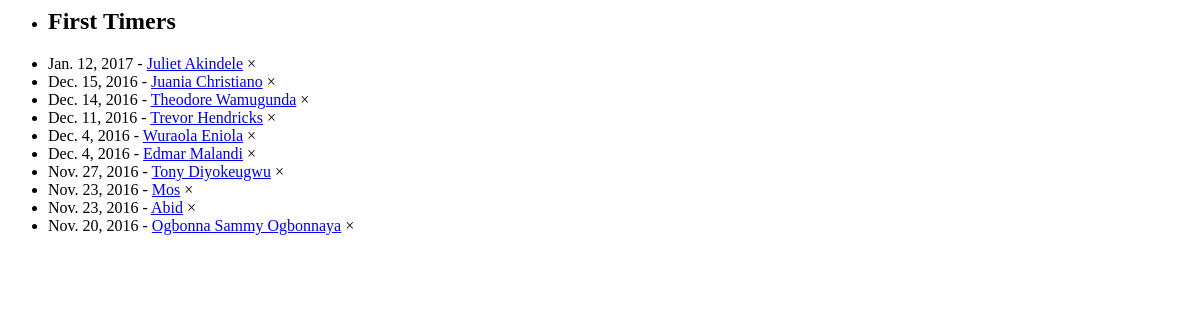
/welcome/_newsfeed/first-timers/ (signed in), run on an earlier commit of the app's database.
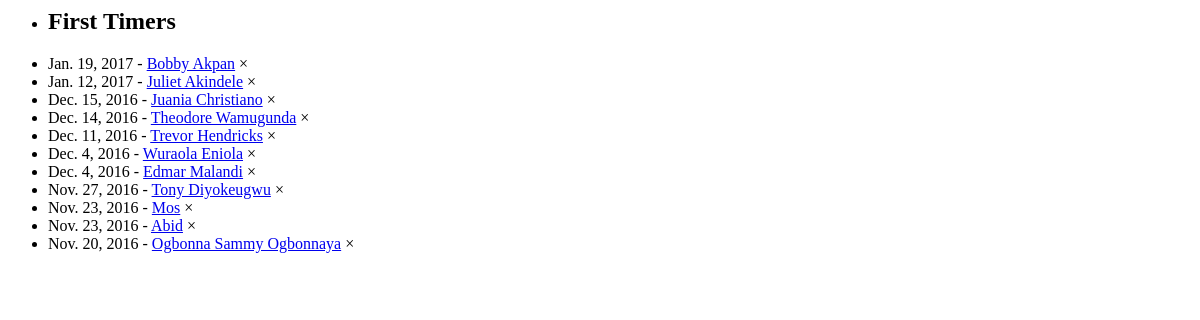
And on a later commit of the database.
### member/models.py (models this page shows)
class Member(models.Model):
	name = models.CharField(max_length=50, unique=True)
	gender = models.ForeignKey('Gender', on_delete=models.CASCADE, related_name="sex")
	mobile_no = models.CharField(max_length=50, blank=True, null=True, unique=False, verbose_name="Mobile number")
	email = models.EmailField(max_length=50, blank=True, null=True, verbose_name="Email Address")
	date_of_birth = models.DateField(blank=True, null=True)
	address = models.TextField(max_length=200, blank=True, null=True)
	post_code = models.CharField(max_length=10, blank=True, null=True)
	academic_institution = models.ForeignKey('AcademicInstitution', on_delete=models.CASCADE, related_name="academic_institution", null=True, blank=True)
	course = models.CharField(max_length=100, blank=True)
	first_attended = models.DateField(blank=True, null=True)
	attendance_status = models.ForeignKey('Attendance', on_delete=models.CASCADE, related_name="attendance_status")
	last_visited = models.DateField(null=True, blank=True)
	extra_info = models.TextField(max_length=2000, blank=True)
	last_modified = models.DateTimeField(auto_now=True)
	def __str__(self):
		return self.name
	class Meta:
		ordering = ["name"]

### welcome/views.py (the view)
@login_required
def _get_firsttimers(request):
	now = datetime.datetime.now()
	last30days = now - datetime.timedelta(days = 60)
	first_timers = Member.objects.filter(attendance_status__status = "First Timer", first_attended__gte = last30days).order_by('-first_attended')[:12]
	context = {
		'first_timers': first_timers
	}
	return render (request, '_partial/_firsttimers.html', context)

### welcome/templates/_partial/_firsttimers.html
<div class="w3-padding-32">
<ul class="w3-ul w3-border w3-card-4 w3-hoverable">
  <li class="w3-green"><h2>First Timers</h2></li>
  {% for person in first_timers %}
  <li>
	{% if person.first_attended != None %}
		{{ person.first_attended }} -
	{% endif %}
	<a href="{% url 'member:member_info' person %}" title="last Updated on {{ person.last_modified }}">{{ person }}</a>
	<span onclick="this.parentElement.style.display='none'"class="w3-closebtn w3-margin-right w3-medium">&times;</span>
  </li>
  {% endfor %}
</ul>
</div>

What changed in the data, as far as the page shows it:
added Member: first_attended "Jan. 19, 2017", name "Bobby Akpan"
